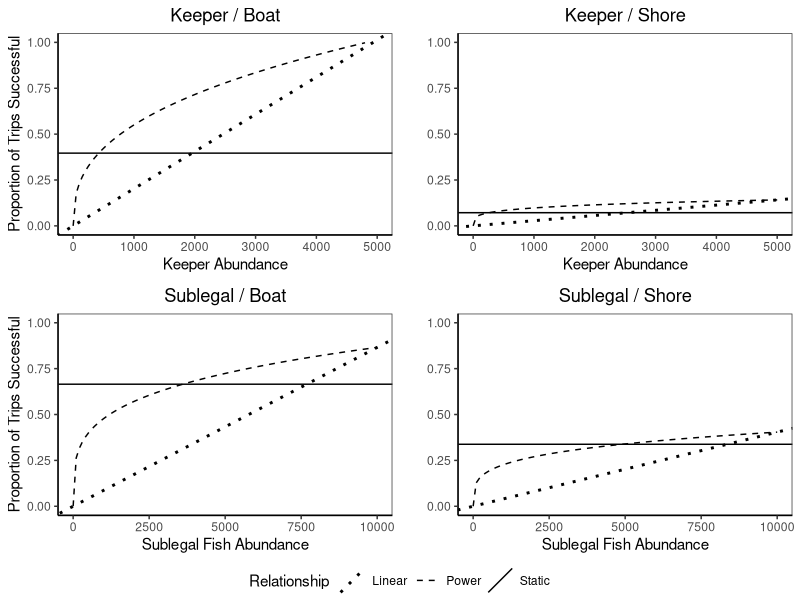

Reproduce this figure in R.
library(tidyverse)
library(gridExtra)
library(viridis)
library(ggpubr)

keeperboat <- function(x){0.04 * (x ^ 0.379488225)}

a<-ggplot() +
  scale_x_continuous(name="Keeper Abundance", limits=c(0,5000)) +
  labs(y="Proportion of Trips Successful") +
  stat_function(fun = keeperboat, aes(linetype="Power")) +
  geom_abline(aes(intercept=0,slope=0.000202678, linetype="Linear"), lwd=1) +
  geom_abline(aes(intercept=0.39638425, slope = 0, linetype="Static")) +
  scale_linetype_manual(name="Relationship",values=c(Power=2,Linear=3, Static=1)) +
  ggtitle("Keeper / Boat") +
  theme_bw()+
  theme(panel.grid.major = element_blank(), panel.grid.minor = element_blank(),
        panel.background = element_blank(), axis.line = element_line(colour = "black"), 
        plot.title = element_text(hjust = 0.5)) +
  ylim(0,1)

keepershore <- function(x){0.02 * (x ^ 0.229636797)}

b<-ggplot() +
  scale_x_continuous(name="Keeper Abundance", limits=c(0,5000)) +
  labs(y="") +
  stat_function(fun = keepershore, aes(linetype="Power")) +
  geom_abline(aes(intercept=0,slope=2.828E-05, linetype="Linear"), lwd=1) +
  geom_abline(aes(intercept=0.07171281, slope = 0, linetype="Static")) +
  scale_linetype_manual(name="Relationship",values=c(Power=2,Linear=3, Static=1)) +
  ggtitle("Keeper / Shore") +
  theme_bw()+
  theme(panel.grid.major = element_blank(), panel.grid.minor = element_blank(),
        panel.background = element_blank(), axis.line = element_line(colour = "black"), 
        plot.title = element_text(hjust = 0.5)) +
  ylim(0,1)

smallboat <- function(x){0.08 * (x ^ 0.258588565)}

c<-ggplot() +
  scale_x_continuous(name="Sublegal Fish Abundance", limits=c(0,10000)) +
  labs(y="Proportion of Trips Successful") +
  stat_function(fun = smallboat, aes(linetype="Power")) +
  geom_abline(aes(intercept=0,slope=8.65853E-05, linetype="Linear"), lwd=1) +
  geom_abline(aes(intercept=0.66510712, slope = 0, linetype="Static")) +
  scale_linetype_manual(name="Relationship",values=c(Power=2,Linear=3, Static=1)) +
  ggtitle("Sublegal / Boat") +
  theme_bw()+
  theme(panel.grid.major = element_blank(), panel.grid.minor = element_blank(),
        panel.background = element_blank(), axis.line = element_line(colour = "black"), 
        plot.title = element_text(hjust = 0.5)) +
  ylim(0,1)

smallshore <- function(x){0.04 * (x ^ 0.251086013)}

d<-ggplot() +
  scale_x_continuous(name="Sublegal Fish Abundance", limits=c(0,10000)) +
  labs(y="") +
  stat_function(fun = smallshore, aes(linetype="Power")) +
  geom_abline(aes(intercept=0,slope=4.04021E-05, linetype="Linear"), lwd=1) +
  geom_abline(aes(intercept=0.33776653, slope = 0, linetype="Static")) +
  scale_linetype_manual(name="Relationship",values=c(Power=2,Linear=3, Static=1)) +
  ggtitle("Sublegal / Shore") +
  theme_bw()+
  theme(panel.grid.major = element_blank(), panel.grid.minor = element_blank(),
        panel.background = element_blank(), axis.line = element_line(colour = "black"), 
        plot.title = element_text(hjust = 0.5))+
  ylim(0,1)

ggarrange(a,b,c,d, ncol=2, nrow=2, common.legend = TRUE, legend="bottom")

